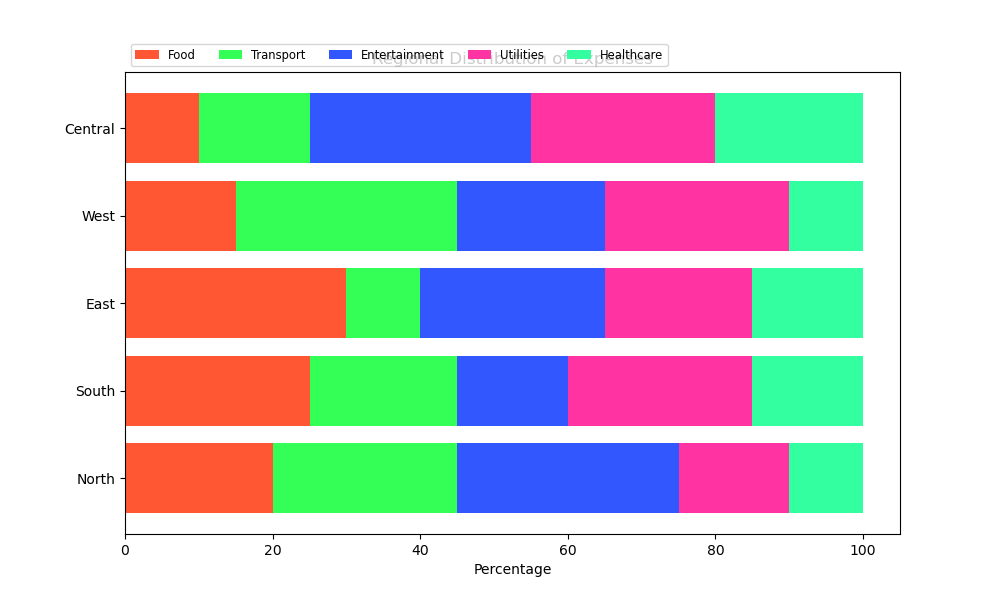

The Python source for this figure:

import matplotlib.pyplot as plt
import numpy as np

data = {
    'Region': ['North', 'South', 'East', 'West', 'Central'],
    'Food': [20, 25, 30, 15, 10],
    'Transport': [25, 20, 10, 30, 15],
    'Entertainment': [30, 15, 25, 20, 30],
    'Utilities': [15, 25, 20, 25, 25],
    'Healthcare': [10, 15, 15, 10, 20]
}

regions = data['Region']
categories = ['Food', 'Transport', 'Entertainment', 'Utilities', 'Healthcare']

data_values = np.array([data[cat] for cat in categories])
data_cumsum = data_values.cumsum(axis=0)

fig, ax = plt.subplots(figsize=(10, 6))

category_colors = ['#FF5733', '#33FF57', '#3357FF', '#FF33A1', '#33FFA1']

for i, (colname, color) in enumerate(zip(categories, category_colors)):
    widths = data_values[i]
    starts = data_cumsum[i] - widths
    ax.barh(regions, widths, left=starts, height=0.8, label=colname, color=color)

ax.set_xlabel('Percentage')
ax.set_title('Regional Distribution of Expenses')
ax.legend(ncol=len(categories), bbox_to_anchor=(0, 1), loc='lower left', fontsize='small')

plt.show()
